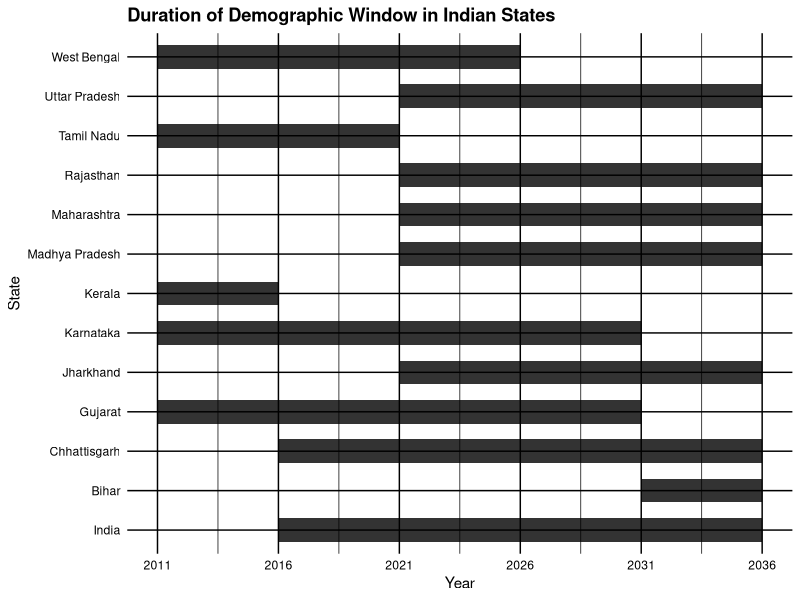

This chart was generated by the following R code:
## ---- chunk 1
library(ggplot2)

# Creating the dataset with states in the given order
gantt_data <- data.frame(
  State = factor(c("India", "Bihar", "Chhattisgarh", "Gujarat", "Jharkhand", "Karnataka",
                   "Kerala", "Madhya Pradesh", "Maharashtra", "Rajasthan", "Tamil Nadu",
                   "Uttar Pradesh", "West Bengal"),
                 levels = c("India", "Bihar", "Chhattisgarh", "Gujarat", "Jharkhand", "Karnataka",
                            "Kerala", "Madhya Pradesh", "Maharashtra", "Rajasthan", "Tamil Nadu",
                            "Uttar Pradesh", "West Bengal")),  # Preserving the exact order
  Start_Year = c(2016, 2031, 2016, 2011, 2021, 2011, 2011, 2021, 2021, 2021, 2011, 2021, 2011),
  End_Year = c(2036, 2036, 2036, 2031, 2036, 2031, 2016, 2036, 2036, 2036, 2021, 2036, 2026)
)

# Plotting the Gantt chart with exact state order and marked years
ggplot(gantt_data, aes(y = State, xmin = Start_Year, xmax = End_Year)) +
  geom_rect(aes(xmin = Start_Year, xmax = End_Year, ymin = as.numeric(State) - 0.3, 
                ymax = as.numeric(State) + 0.3), fill = "black", alpha = 0.8) +  
  scale_x_continuous(breaks = c(2011, 2016, 2021, 2026, 2031, 2036)) +  # Ensuring only these years are marked
  labs(title = "Duration of Demographic Window in Indian States",
       x = "Year", y = "State") +
  theme_minimal() +
  theme(
    legend.position = "none",
    panel.grid.major = element_line(color = "black"),  # Black major grid lines
    panel.grid.minor = element_line(color = "black"),  # Black minor grid lines
    axis.text = element_text(color = "black"),  # Black axis text
    axis.title = element_text(color = "black"),  # Black axis title
    plot.title = element_text(color = "black", face = "bold")  # Black and bold title
  )

